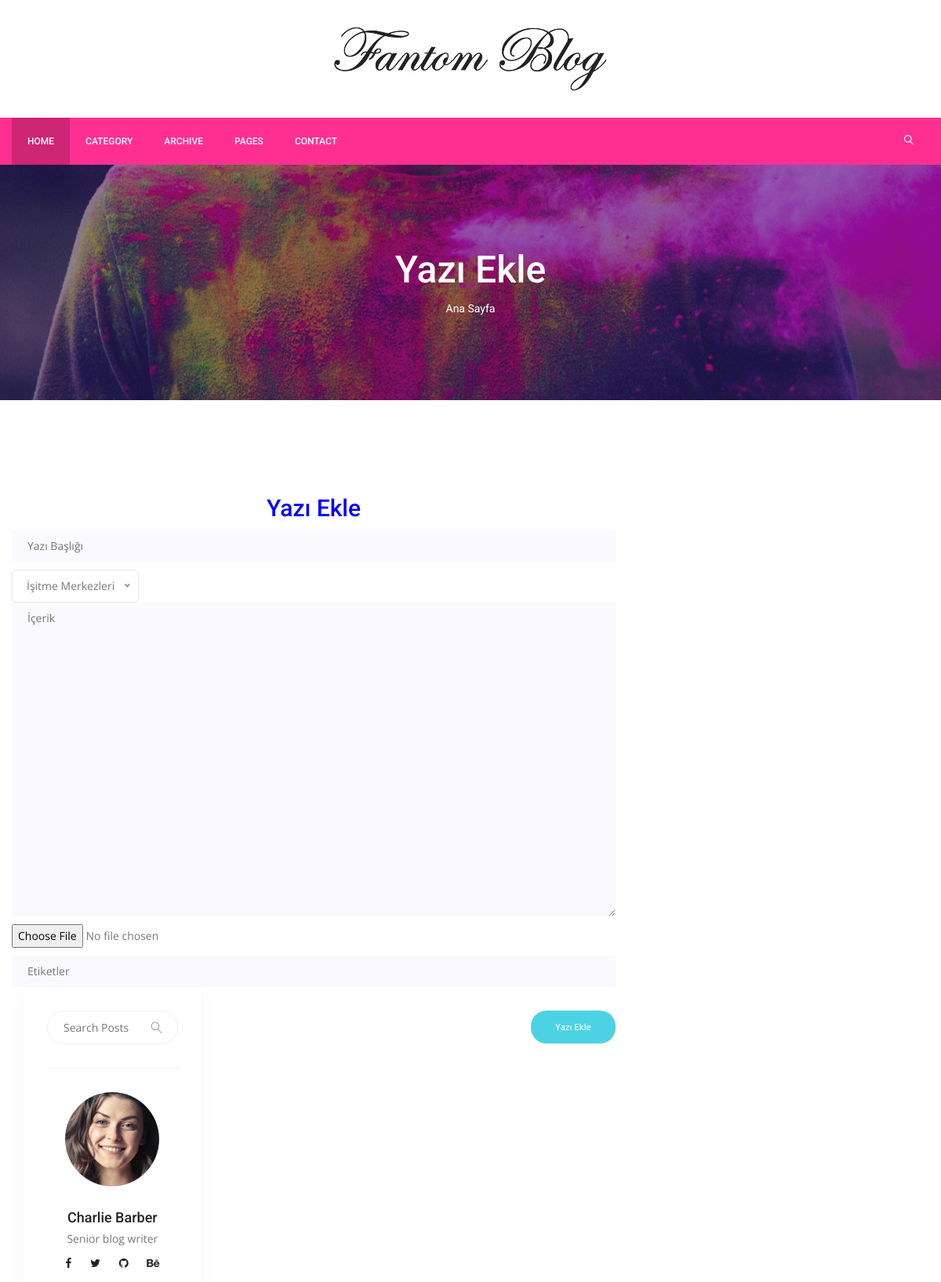
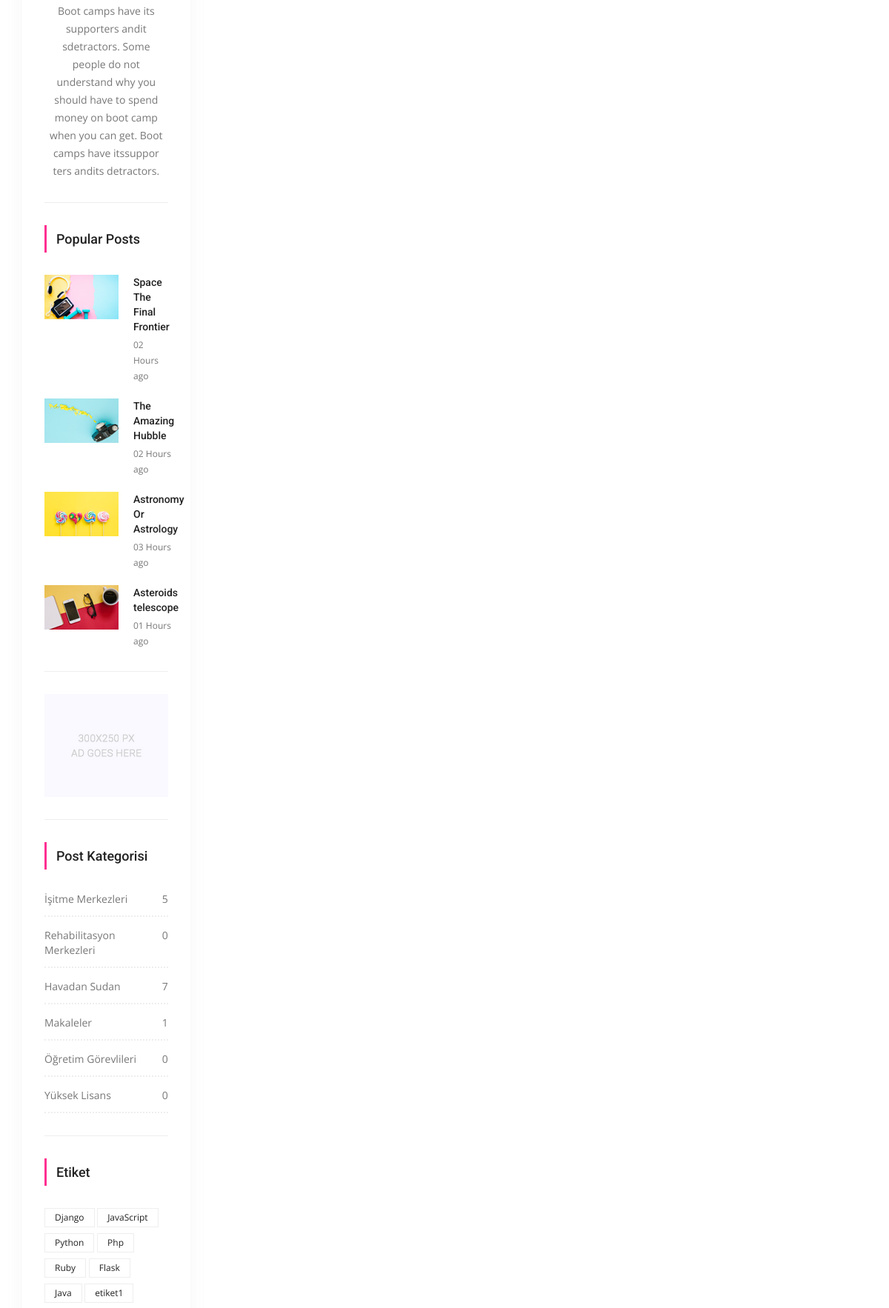
The page /post-create/ (signed in, upper part) on the database its author committed (2 pictures, top to bottom).
### posts/models.py (models this page shows, shortened)
class Category(models.Model):
    title = models.CharField(max_length=250)
    slug = models.SlugField(editable=False)
    def __str__(self):
        return self.title
    def post_count(self):
        return self.posts.all().count()

class Tag(models.Model):
    title = models.CharField(max_length=50, verbose_name="Etiket Adı")
    slug = models.SlugField(editable=False)
    def __str__(self):
        return self.title

### posts/views.py (the view, shortened to what this page needs)
# urls.py: path('post-create/',CreatePostView.as_view(),name='create_post'),
@method_decorator(login_required(login_url='/users/login'),name='dispatch')
class CreatePostView(CreateView):
    template_name = 'posts/create-post.html'
    form_class = PostCreationForm
    model = Post

### posts/forms.py
class PostCreationForm(forms.ModelForm):
    class Meta:
        model = Post
        widgets = {
            'title' : forms.TextInput(attrs={'class':'single-input','placeholder':'Yazı Başlığı'}),
            'content' : forms.Textarea(attrs={'class':'single-input','placeholder':'İçerik'}),
        }
        fields = [
            'title',
            'category',
            'content',
            'image',
        ]

### posts/templatetags/custom_tags.py (called while the page is built)
@register.simple_tag(name='categories')
def all_categories():
    return Category.objects.all()

@register.simple_tag(name='tags')
def all_tags():
    return Tag.objects.all()

### templates/posts/create-post.html (shortened to what this page needs)
{% extends "base.html" %} {% load static %} {% block content %}
<section class="banner_area">
    <div class="banner_inner d-flex align-items-center">
        <div class="overlay bg-parallax" data-stellar-ratio="0.9" data-stellar-vertical-offset="0" data-background=""></div>
        <div class="container">
            <div class="banner_content text-center">
                <h2> Yazı Ekle </h2>
                <div class="page_link">
                    <a href="{% url 'index' %}">Ana Sayfa</a>
                </div>
            </div>
        </div>
    </div>
</section>
<section class="blog_area p_120">
    <div class="container">
        <div class="row">
            <div class="col-lg-8">
                <h2 style="text-align:center;color:blue;"> Yazı Ekle </h2>
                <form method="post" enctype="multipart/form-data">
                     {% for field in form %}
                    <div class="blog_left_sidebar">
                        <div class="mt-10">
                            {{ field }}
                        </div>
                        {% endfor %}
                        <div class="mt-10">
                            <input type="text" name="tag" placeholder="Etiketler" onfocus="this.placeholder = ''" onblur="this.placeholder = 'Etiketler'" required="" class="single-input">
                        </div>
                        <button type="submit" class="genric-btn success circle" style="float:right;margin-top:30px"> Yazı Ekle </button>
                    </div>
                </form>
            </div>
            {% include 'right_side.html' %}
        </div>
    </div>
</section>
{% endblock %}

### templates/right_side.html
{% load static %} {% load custom_tags %}
<div class="col-lg-4">
    <div class="blog_right_sidebar">
        <aside class="single_sidebar_widget search_widget">
            <div class="input-group">
                <input type="text" class="form-control" placeholder="Search Posts">
                <span class="input-group-btn">
                    <button class="btn btn-default" type="button"><i class="lnr lnr-magnifier"></i></button>
                </span>
            </div>
            <div class="br"></div>
        </aside>
        <aside class="single_sidebar_widget author_widget">
            <img class="author_img rounded-circle" src="{% static 'img/blog/author.png' %}" alt="">
            <h4>Charlie Barber</h4>
            <p>Senior blog writer</p>
            <div class="social_icon">
                <a href="#"><i class="fa fa-facebook"></i></a>
                <a href="#"><i class="fa fa-twitter"></i></a>
                <a href="#"><i class="fa fa-github"></i></a>
                <a href="#"><i class="fa fa-behance"></i></a>
            </div>
            <p>Boot camps have its supporters andit sdetractors. Some people do not understand why you should have to spend money on boot camp when you can get. Boot camps have itssuppor ters andits detractors.</p>
            <div class="br"></div>
        </aside>
        <aside class="single_sidebar_widget popular_post_widget">
            <h3 class="widget_title">Popular Posts</h3>
            <div class="media post_item">
                <img src="{% static 'img/blog/popular-post/post1.jpg' %}" alt="post">
                <div class="media-body">
                    <a href="blog-details.html">
                        <h3>Space The Final Frontier</h3>
                    </a>
                    <p>02 Hours ago</p>
                </div>
            </div>
            <div class="media post_item">
                <img src="{% static 'img/blog/popular-post/post2.jpg' %}" alt="post">
                <div class="media-body">
                    <a href="blog-details.html">
                        <h3>The Amazing Hubble</h3>
                    </a>
                    <p>02 Hours ago</p>
                </div>
            </div>
            <div class="media post_item">
                <img src="{% static 'img/blog/popular-post/post3.jpg' %}" alt="post">
                <div class="media-body">
                    <a href="blog-details.html">
                        <h3>Astronomy Or Astrology</h3>
                    </a>
                    <p>03 Hours ago</p>
                </div>
            </div>
            <div class="media post_item">
                <img src="{% static 'img/blog/popular-post/post4.jpg' %}" alt="post">
                <div class="media-body">
                    <a href="blog-details.html">
                        <h3>Asteroids telescope</h3>
                    </a>
                    <p>01 Hours ago</p>
                </div>
            </div>
            <div class="br"></div>
        </aside>
        <aside class="single_sidebar_widget">
            <a href="#"><img class="img-fluid" src="{% static 'img/blog/add.jpg' %}" alt=""></a>
            <div class="br"></div>
        </aside>
        <aside class="single_sidebar_widget post_category_widget">
            <h4 class="widget_title">Post Kategorisi</h4>
            <ul class="list cat-list">
                {% categories as categories %} {% for i in categories %}
                <li>
                    <a href="{% url 'category_detail' pk=i.id slug=i.slug %}" class="d-flex justify-content-between">
                        <p>{{ i.title }}</p>
                        <p>{{ i.post_count }}</p>
                    </a>
                </li>
                {% endfor %}
            </ul>
            <div class="br"></div>
        </aside>
        <aside class="single-sidebar-widget tag_cloud_widget">
            <h4 class="widget_title">Etiket</h4>
            <ul class="list">
                {% tags as etiketler %} {% for i in etiketler %}
                <li><a href="{% url 'tag_detail' i.slug %}">{{ i }}</a></li>
                {% endfor %}
            </ul>
        </aside>
    </div>
</div>

### rows shown on the page
Category: title "İşitme Merkezleri", post_count "5"
Category: title "Rehabilitasyon Merkezleri", post_count "0"
Category: title "Havadan Sudan", post_count "7"
Category: title "Makaleler", post_count "1"
Category: title "Öğretim Görevlileri", post_count "0"
Category: title "Yüksek Lisans", post_count "0"
Tag: title "Django"
Tag: title "JavaScript"
Tag: title "Python"
Tag: title "Php"
Tag: title "Ruby"
Tag: title "Flask"
Tag: title "Java"
Tag: title "etiket1"
